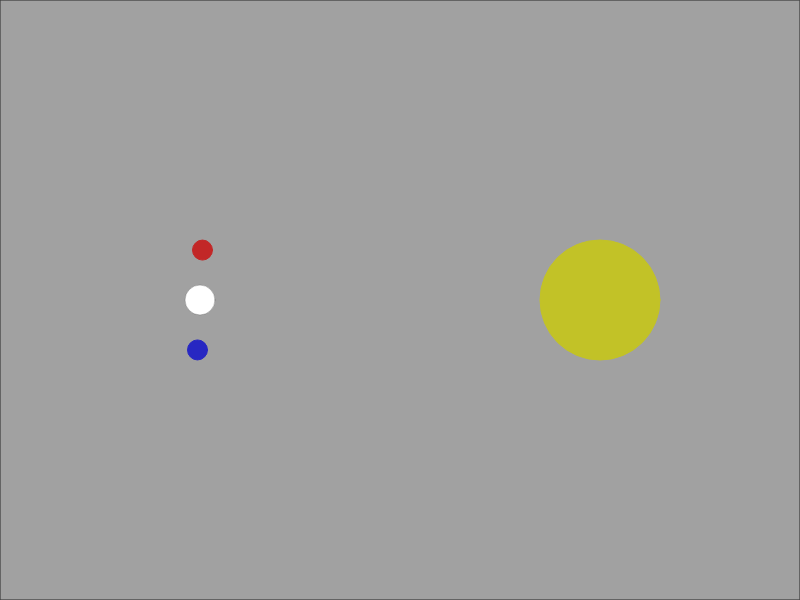
Frame 1 (no input)
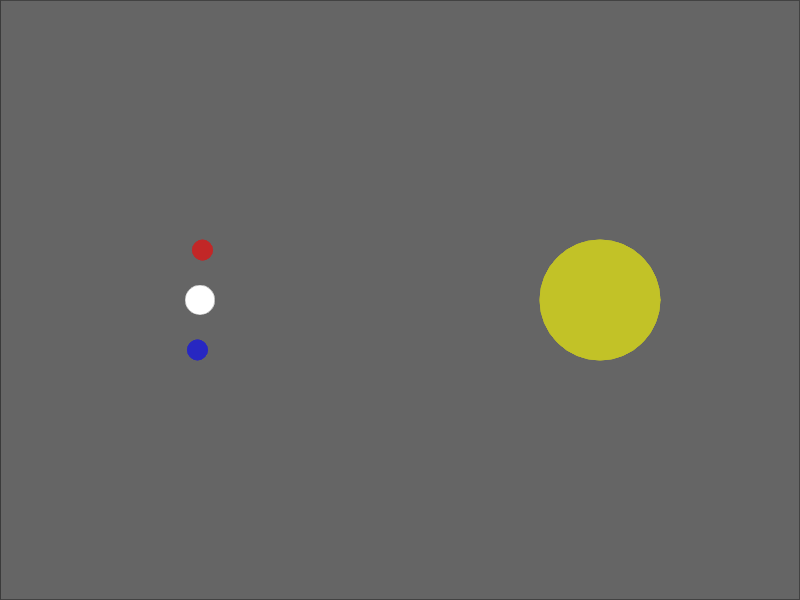
Frame 60 (no input)
Frame 120 (the mouse pressed at the canvas centre since frame 60): identical to frame 60, image omitted

The p5.js sketch that drew these frames (run headless with seeded random() and noise() and a simulated clock; from frame 60 on, the mouse is pressed at the canvas centre):

// p5.js sketch
// ── sketch.js
let colorEnum={
	Red: 0,
	Blue: 1,
	Black: 2
}

const WIDTH = 800;
const HEIGHT = 600;

let myGlobe;
let level = [];
let currentLevel;
let myEnd;
let myStart;
let running;
let hasWon;
function setup() {
	createCanvas(WIDTH,HEIGHT);
	currentLevel = 1;
	levelP = createP('LEVEL ' + currentLevel);
	levelP.style("padding-left","10px");
	background(200);
	fill(255,0,0);
	stroke(255,0,0);
	myGlobe = new Globes(0,0,50);
	running = false;
	hasWon = false;
	addLevel(currentLevel);
}

function draw() {
	if(running){
		if(mouseIsPressed){
			myGlobe.mini();
		}else{
			myGlobe.maxi();
		}
		myGlobe.move(mouseX,mouseY);

		if(isCrashed()){
			background(200,0,0);
			running = false;
		}else{
			background(200);
		}
		if(won()){
			background(20,255,20);
			running = false;
			hasWon = true;
		}
	}
	drawObjects();
	myEnd.draw();
	myGlobe.draw();
	if(!running){
		if(hasWon){
			drawNextLevel();
		}else{
			myStart.draw();
		}
	}
}

function won(){
	return myEnd.crash(myGlobe.red) || myEnd.crash(myGlobe.blue)
}

function isCrashed(){
	for(let obj of level){
		if(obj.crash(myGlobe.red) || obj.crash(myGlobe.blue)){
			return true;
		}
	}
	return false;
}

function drawObjects(){
	for(let obj of level){
		obj.draw();
	}
}

function mouseClicked(){
	if(!running && !hasWon && myStart.inside(mouseX,mouseY)){
		running = true;
	}
	if(hasWon){
		startNewLevel();
	}
}

function startNewLevel(){
	running = false;
	hasWon = false;
	currentLevel++;
	levelP.html('LEVEL ' + currentLevel);
	addLevel(currentLevel);
}


//Drawing functions

function drawCirkle(x,y,r,R,G,B){
	stroke(R,G,B);
	fill(R,G,B);
	ellipse(x,y,2*r);
}
function drawRect(x1,y1,x2,y2,R,G,B){
	stroke(R,G,B);
	fill(R,G,B,100);
	rect(x1,y1,x2-x1,y2-y1);
}

function drawLine(x1,y1,x2,y2,R,G,B){
	stroke(R,G,B);
	line(x1,y1,x2,y2);
}
function drawStart(x,y,r){
	fill(100,100,100,100);
	stroke(100,100,100,100);
	rect(0,0,WIDTH,HEIGHT);
	fill(255,255,255);
	ellipse(x,y,2*r);
}

function drawNextLevel(){
	fill(230,230,230,100);
	stroke(0,200,0,100);
	rect(0,0,WIDTH,HEIGHT);
	fill(0,150,0,100);
	stroke(0,150,0,180);
	textSize(72);
	textAlign(CENTER);
	text("NEXT LEVEL",WIDTH/2,HEIGHT/2);
}

// ── GUI.js

//pharagraph
let levelP;
let deathsP;

//buttons
let menuButtons = [];
let newGameButt;
let continueButt;
let levelSelectButt;

let mainMenuButt;

let levelSelectButts = [];
let startSelectedLevelButt;
let levelSelector;
let selectP;

function setupGUIElements(){
    levelP = createP('LVL ' + currentLevel);
    // levelP.style("padding-left","10px");
	deathsP = createP('Deaths: ' + deaths);
    // deathsP.style("padding-left","10px");
    setupMainMenu();
    setupLevelSelect();
    
    mainMenuButt = createButton("MAIN MENU");
    mainMenuButt.mouseClicked(CBMainMenu);
    mainMenuButt.size(100,30);
    mainMenuButt.mouseOver(mouseOnButton);
    mainMenuButt.mouseOut(mouseOutButton);
    mainMenuButt.hide();

    setPositions();
}

function setupLevelSelect(){
    startSelectedLevelButt = createButton("START");
    levelSelectButts.push(startSelectedLevelButt);
    startSelectedLevelButt.mouseClicked(CBStartSelected);
    startSelectedLevelButt.size(300,100);
    startSelectedLevelButt.mouseOver(mouseOnButton);
    startSelectedLevelButt.mouseOut(mouseOutButton);
    startSelectedLevelButt.hide();

    selectP = createP("Select a level:");
    levelSelectButts.push(selectP);
    selectP.style("font-size","30px");
    selectP.size(200,100);
    selectP.style("text-align","center");
    selectP.hide();

    levelSelector = createSelect();
    levelSelectButts.push(levelSelector);
    for(var i = 1; i <= levelCount; i++){
        levelSelector.option(i);
    }
    levelSelector.size(100,50);
    levelSelector.style("font-size","20px");
    levelSelector.hide();

}

function setupMainMenu(){
    newGameButt = createButton("NEW GAME");
    menuButtons.push(newGameButt);
    newGameButt.mouseClicked(CBNewGame);
    newGameButt.size(300,100);
    newGameButt.mouseOver(mouseOnButton);
    newGameButt.mouseOut(mouseOutButton);
    
    continueButt = createButton("CONTINUE");
    menuButtons.push(continueButt);
    continueButt.mouseClicked(CBContinue);
    continueButt.size(300,100);
    continueButt.mouseOver(mouseOnButton);
    continueButt.mouseOut(mouseOutButton);
    
    levelSelectButt = createButton("SELECT LEVEL");
    menuButtons.push(levelSelectButt);
    levelSelectButt.mouseClicked(CBLevelSelect);
    levelSelectButt.size(300,100);
    levelSelectButt.mouseOver(mouseOnButton);
    levelSelectButt.mouseOut(mouseOutButton);
}

function windowResized(){
    print("valami");
    setPositions();
}

function setPositions(){
	canvasX = myCanvas.position().x;
	canvasY = myCanvas.position().y;
    levelP.position(canvasX + 10, canvasY - 5);
    deathsP.position(canvasX + width - 100, canvasY - 5);
    mainMenuButt.position(canvasX + width/2 - 50, canvasY + height - 30);
    startSelectedLevelButt.position(canvasX + width/2 - 150, canvasY + height/5*3);
    selectP.position(canvasX + width/2 - 100, canvasY + height/3 - 50);
    levelSelector.position(canvasX + width/2 - 50, canvasY + height/2 - 25);
    newGameButt.position(canvasX + width/2 - 150, canvasY + 100);
    continueButt.position(canvasX + width/2 - 150, canvasY + 220);
    levelSelectButt.position(canvasX + width/2 - 150, canvasY + 340);
}



function mouseOutButton(){
    this.style("color","black");
}
function mouseOnButton(){
    this.style("color","red");
}

function switchGameState(gs){
    gameState = gs;

	switch(gameState){
		case gameStateEnum.MainMenu:
            showMain();
            hideSelectLevel();
            mainMenuButt.hide();
			break;
		case gameStateEnum.LevelSelect:
            hideMain();
            showSelectLevel();
            mainMenuButt.show();
			break;
		case gameStateEnum.Running:
            hideMain();
            hideSelectLevel();
            mainMenuButt.show();
			break;
	}
}
function hideMain(){
    for(let butt of menuButtons){
        butt.hide();
    }
}
function showMain(){
    for(let butt of menuButtons){
        butt.show();
    }
}
function hideSelectLevel(){
    for(let butt of levelSelectButts){
        butt.hide();
    }
}
function showSelectLevel(){
    for(let butt of levelSelectButts){
        butt.show();
    }
    levelSelector.value("1");
}





function CBNewGame(){
    switchGameState(gameStateEnum.Running);
    currentLevel = 1;
	levelP.html('LVL ' + currentLevel);
    deaths = 0;
    deathsP.html("Deaths: " + deaths);
    hasWon = false;
    isLevelLoading = true;
    loadLevel(currentLevel);
}

function CBContinue(){
    switchGameState(gameStateEnum.Running);
    isLevelLoading = true;
    loadLevel(currentLevel);
}

function CBLevelSelect(){
    switchGameState(gameStateEnum.LevelSelect);
}

function CBMainMenu(){
    switchGameState(gameStateEnum.MainMenu);
    running = false;
}
function CBStartSelected(){
    currentLevel = int(levelSelector.value());
	levelP.html('LVL ' + currentLevel);
    deaths = 0;
    deathsP.html("Deaths: " + deaths);
    hasWon = false;
    CBContinue();
}
// ── globes.js
class Globe{
	constructor(xVal,yVal,r,color){
		this.x = xVal;
		this.y = yVal;
		this.r = r;
		this.color = color;
		if(this.color == colorEnum.Red){
			this.R = 255;
			this.B = 0;
		}else{
			this.R = 0;
			this.B = 255;
		}
		this.G = 0;
		this.history = [];
	}
	move(x,y){
		this.history.push(createVector(this.x,this.y));
		if(this.history.length > 10){
			this.history.splice(0,1);
		}
		this.x = x;
		this.y = y;
	}
	draw(){
		drawCirkle(this.x,this.y,this.r,this.R,this.G,this.B,200);
		for(var i = 0; i < this.history.length; i+=2){
			var r = 2.5 * this.r / (this.history.length - i+2);
			var A = 255 * (i + 1) / this.history.length;
			drawCirkle(this.history[i].x,this.history[i].y,r,this.R,this.G,this.B,A);
		}
	}
};

class Globes{
	constructor(xVal,yVal,r,speed = 0.05){
		this.x = xVal;
		this.y = yVal;
		this.r = r;
		this.maxR = r;
		this.fi = 0;
		this.basicSpeed = speed;
		this.speed = speed
		this.blue = new Globe(this.x-this.r,this.y,10,colorEnum.Blue);
		this.red = new Globe(this.x+this.r,this.y,10,colorEnum.Red);
	}
	reset(x,y){
		this.fi = 0;
		this.r = this.maxR;
		this.speed = this.basicSpeed;
		this.move(x,y);
		this.blue.history = [];
		this.red.history = [];
	}
	mini(){
		if(this.r > this.maxR / 3){
			this.r--;
			this.speed += 0.005;
		}
	}
	maxi(){
		if(this.r < this.maxR){
			this.r++;
			this.speed -= 0.005;
		}
		if(this.r > this.maxR){
			this.r = this.maxR;
		}
	}
	move(x,y){
		this.x = x;
		this.y = y;
		this.rotate();
	}
	rotate(){
		this.fi += this.speed;
		if(this.fi >= 2*3.14){
			this.fi -= 2*3.14;
		}
		var a = sin(this.fi) * this.r;
		var b = cos(this.fi) * this.r;
	this.blue.move(this.x - a, this.y + b);
	this.red.move(this.x + a, this.y - b);
	}
	draw(){
		this.red.draw();
		this.blue.draw();
	}
}

// ── levels.js
function addLevel(num){
    switch(num){
        case 1:
            addLevel1();
            break;
        case 2:
            addLevel2();
            break;
        case 3:
            addLevel3();
            break;
        case 4:
            addLevel4();
            break;
        default:
            print("Level " + num + " not found.");
            break;
    }
    addBorder();
}

function addLevel1(){
	myStart = new startingPoint(200,HEIGHT/2,15);
	myGlobe.reset(myStart.x,myStart.y);
    myEnd = new EndPoint(600,300,60);
    
    level = [];
}

function addLevel4(){
	myStart = new startingPoint(75,75,15);
	myGlobe.reset(myStart.x,myStart.y);
    myEnd = new EndPoint(700,300,50);
    
    level = [];
	level.push(new Line(150,0,150,450));
	level.push(new Line(150,450,300,450,1));
	level.push(new Line(300,450,450,450,0));
	level.push(new Line(450,300,450,600));
    level.push(new Line(200,300,450,300));
}
function addLevel3(){
	myStart = new startingPoint(WIDTH/2,HEIGHT/4,20);
	myGlobe.reset(myStart.x,myStart.y);
    myEnd = new EndPoint(WIDTH/2,HEIGHT/4*3,40);
    
    level = [];
    level.push(new Rectangle(65,240,WIDTH-65,360));
}

function addLevel2(){
    myStart = new startingPoint(97,94,12.041594578792296);
	myGlobe.reset(myStart.x,myStart.y);
    myEnd = new EndPoint(683,512,58.034472514187634);
    level = [];
    level.push(new Line(2,202,601,201));
    level.push(new Line(799,404,190,401));
}

function addBorder(){
    level.push(new Line(0,0,0,HEIGHT));
    level.push(new Line(0,0,WIDTH,0));
    level.push(new Line(WIDTH,0,WIDTH,HEIGHT));
    level.push(new Line(0,HEIGHT,WIDTH,HEIGHT));
}
// ── objects.js
class Rectangle{
	constructor(x1,y1,x2,y2,color = colorEnum.Black){
		this.x1 = x1;
		this.y1 = y1;
		this.x2 = x2;
		this.y2 = y2;
		this.color = color;
		if(this.color == colorEnum.Red){
			this.R = 255;
			this.B = 0;
		}else if(this.color == colorEnum.Blue){
			this.R = 0;
			this.B = 255;
		}else{
			this.R = 0;
			this.B = 0;
		}
		this.G = 0;
	}
	draw(){
		drawRect(this.x1,this.y1,this.x2,this.y2,this.R,this.G,this.B);
	}
	crash(cirkle){
		if(this.color == cirkle.color){
			return false;
		}
		if(cirkle.x > this.x1-cirkle.r && cirkle.x < this.x2+cirkle.r && cirkle.y > this.y1-cirkle.r && cirkle.y < this.y2+cirkle.r){
			return true;
		}
		return false;
	}
}

class Line{
	constructor(x1,y1,x2,y2,color = colorEnum.Black){
		this.x1 = x1;
		this.y1 = y1;
		this.x2 = x2;
		this.y2 = y2;
		this.color = color;
		if(this.color == colorEnum.Red){
			this.R = 255;
			this.B = 0;
		}else if(this.color == colorEnum.Blue){
			this.R = 0;
			this.B = 255;
		}else{
			this.R = 0;
			this.B = 0;
		}
		this.G = 0;
	}
	draw(){
		drawLine(this.x1,this.y1,this.x2,this.y2,this.R,this.G,this.B);
	}
	crash(cirkle){
		if(cirkle.color == this.color){
			return false;
		}
		var A = this.y2 - this.y1;
		var B = this.x1 - this.x2;
		var C = (this.x2-this.x1)*this.y1 - (this.y2-this.y1)*this.x1;
		var d = abs(A*cirkle.x + B*cirkle.y + C) / sqrt(pow(A,2)+pow(B,2));
		if(d > cirkle.r){
			return false;
		}
		var a = dist(this.x1,this.y1,cirkle.x,cirkle.y);
		var b = dist(this.x2,this.y2,cirkle.x,cirkle.y);
		var c = dist(this.x1,this.y1,this.x2,this.y2);
		if(a > cirkle.r && a*a+c*c<b*b){
			return false;
		}
		if(b > cirkle.r && b*b+c*c<a*a){
			return false;
		}
		return true;
	}
}

class EndPoint{
	constructor(xVal,yVal,r){
		this.x = xVal;
		this.y = yVal;
		this.r = r;
	}
	move(x,y){
		this.x = x;
		this.y = y;
	}
	draw(){
		drawCirkle(this.x,this.y,this.r,255,255,0);
	}
  crash(cirkle){
    if(dist(this.x,this.y,cirkle.x,cirkle.y) < this.r+cirkle.r){
      return true;
    }
    return false;
  }
};

class startingPoint{
	constructor(xVal,yVal,r){
		this.x = xVal;
		this.y = yVal;
		this.r = r;
	}
	inside(x,y){
		return dist(this.x,this.y,x,y) <= this.r;
	}
	draw(){
		drawStart(this.x,this.y,this.r);
	}
}
